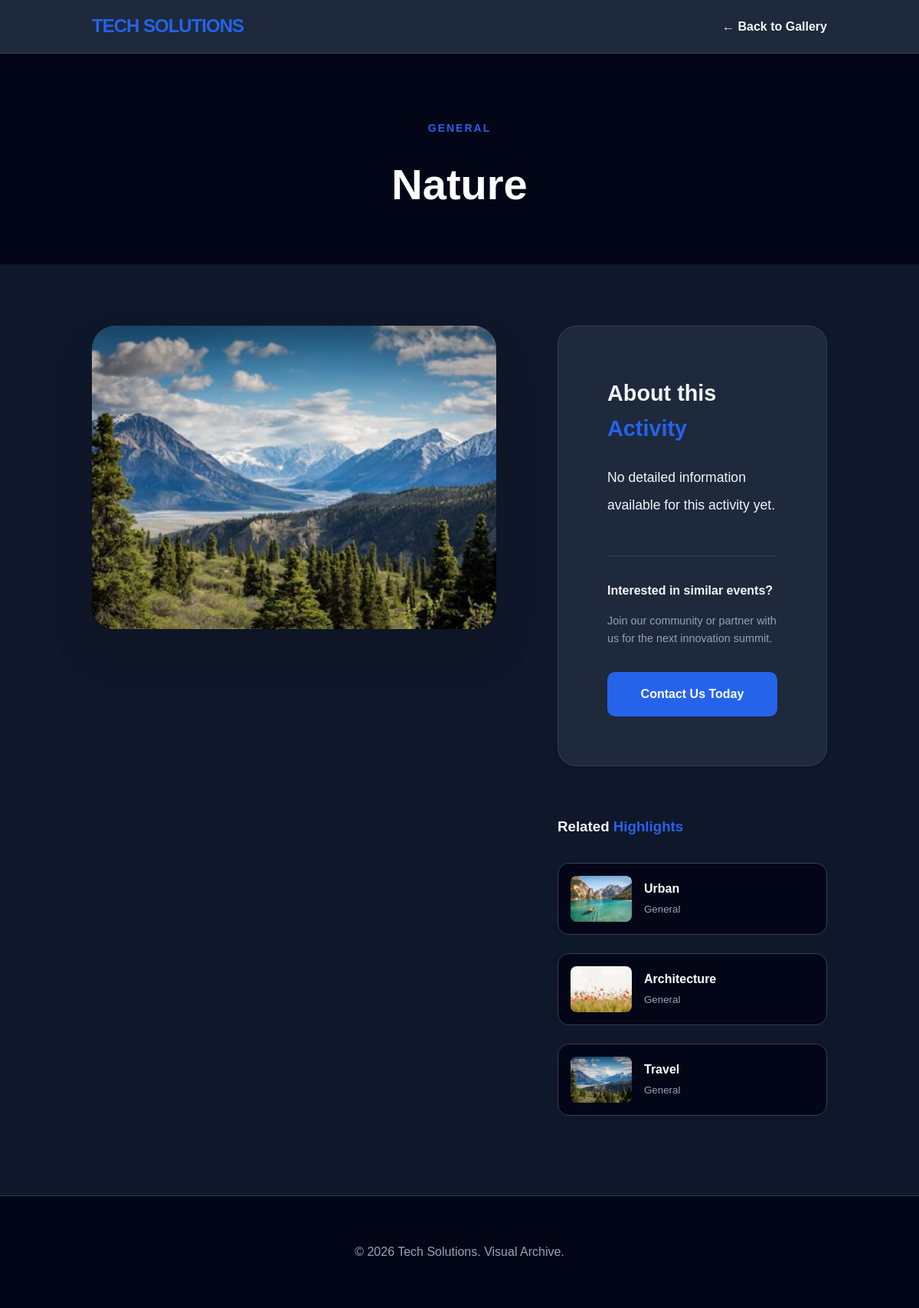
Page /gallery-detail.php?id=16 on the committed database.
### tables this page shows
CREATE TABLE `site_settings` (
  `id` int NOT NULL AUTO_INCREMENT,
  `setting_key` varchar(50) NOT NULL,
  `setting_value` text,
  `updated_at` timestamp NULL DEFAULT CURRENT_TIMESTAMP ON UPDATE CURRENT_TIMESTAMP,
  PRIMARY KEY (`id`),
  UNIQUE KEY `setting_key` (`setting_key`)
);

CREATE TABLE `galleries` (
  `id` int NOT NULL AUTO_INCREMENT,
  `title` varchar(255) DEFAULT NULL,
  `image_path` varchar(255) DEFAULT NULL,
  `category` varchar(100) DEFAULT NULL,
  `description` text,
  `created_at` timestamp NULL DEFAULT CURRENT_TIMESTAMP,
  PRIMARY KEY (`id`)
);

### includes/helpers.php (called while the page is built, shortened)
<?php
function get_setting($key, $default = '') {
    global $pdo;
    try {
        $stmt = $pdo->prepare("SELECT setting_value FROM site_settings WHERE setting_key = ?");
        $stmt->execute([$key]);
        $val = $stmt->fetchColumn();
        return $val !== false ? $val : $default;
    } catch (Exception $e) {
        return $default;
    }
}
?>

### gallery-detail.php (the view, shortened to what this page needs)
<?php
require_once 'config/database.php';
$id = $_GET['id'] ?? 0;
$stmt = $pdo->prepare("SELECT * FROM galleries WHERE id = ?");
$stmt->execute([$id]);
$item = $stmt->fetch();
$site_name = get_setting('site_name', 'SoftCo Tech');
$theme_mode = get_setting('theme_mode', 'light');
$related = $pdo->prepare("SELECT * FROM galleries WHERE category = ? AND id != ? LIMIT 3");
$related->execute([$item['category'], $id]);
$related_items = $related->fetchAll();
?>
<!DOCTYPE html>
<html lang="en" data-theme="<?= $theme_mode ?>">
<head>
    <link rel="stylesheet" href="https://cdnjs.cloudflare.com/ajax/libs/font-awesome/6.4.0/css/all.min.css">
    <link rel="stylesheet" href="assets/css/style.css">
</head>
<body class="bg-white">
    <nav style="position:fixed; width:100%; padding:20px 10%; background:var(--glass-bg); backdrop-filter:blur(10px); z-index:1000; display:flex; justify-content:space-between; align-items:center; border-bottom:1px solid var(--border);">
        <a href="index.php" class="logo" style="text-decoration:none; color:var(--primary); font-weight:900; font-size:1.5rem; letter-spacing:-1px;"><?= strtoupper($site_name) ?></a>
        <a href="index.php#gallery" style="text-decoration:none; color:var(--text-main); font-weight:700;">&larr; Back to Gallery</a>
    </nav>
    <header class="detail-header">
        <span style="color:var(--primary); font-weight:800; text-transform:uppercase; letter-spacing:2px; font-size:14px;"><?= htmlspecialchars($item['category']) ?></span>
        <h1 style="font-size:3.5rem; margin-top:1rem; color:var(--dark);"><?= htmlspecialchars($item['title']) ?></h1>
    </header>
    <section class="gallery-content">
        <div class="fade-up">
            <img src="<?= $item['image_path'] ?>" onerror="this.src='https://via.placeholder.com/1200x800?text=Highlight+Photo'" style="width:100%; border-radius:30px; box-shadow: 0 30px 60px rgba(0,0,0,0.1); margin-bottom:3rem;">
        </div>
        <div class="fade-up">
            <div class="card" style="padding:4rem; border-radius:24px;">
                <h3 style="margin-bottom:1.5rem; font-size:1.8rem;">About this <span class="accent-text">Activity</span></h3>
                <div style="line-height:2; color:var(--text-main); font-size:1.1rem;">
                    <?= nl2br(htmlspecialchars($item['description'] ?: 'No detailed information available for this activity yet.')) ?>
                </div>
                <div style="margin-top:3rem; padding-top:2rem; border-top:1px solid var(--border);">
                    <h4 style="margin-bottom:1rem;">Interested in similar events?</h4>
                    <p style="color:var(--text-muted); font-size:0.9rem; margin-bottom:2rem;">Join our community or partner with us for the next innovation summit.</p>
                    <a href="index.php#contact" class="btn btn-primary" style="width:100%; text-align:center;">Contact Us Today</a>
                </div>
            </div>
            <?php if ($related_items): ?>
            <div style="margin-top:4rem;">
                <h3 style="margin-bottom:2rem;">Related <span class="accent-text">Highlights</span></h3>
                <?php foreach ($related_items as $r): ?>
                <a href="gallery-detail.php?id=<?= $r['id'] ?>" style="display:flex; gap:1rem; align-items:center; text-decoration:none; margin-bottom:1.5rem; background:var(--bg-soft); padding:1rem; border-radius:15px; border:1px solid var(--border);">
                    <img src="<?= $r['image_path'] ?>" style="width:80px; height:60px; object-fit:cover; border-radius:8px;">
                    <div>
                        <h4 style="color:var(--dark); margin:0; font-size:1rem;"><?= htmlspecialchars($r['title']) ?></h4>
                        <small style="color:var(--text-muted);"><?= htmlspecialchars($r['category']) ?></small>
                    </div>
                </a>
                <?php endforeach; ?>
            </div>
            <?php endif; ?>
        </div>
    </section>
    <footer style="background:var(--bg-soft); padding:60px 10%; text-align:center; border-top:1px solid var(--border);">
        <p style="color:var(--text-muted);">&copy; <?= date('Y') ?> <?= $site_name ?>. Visual Archive.</p>
    </footer>
</body>
</html>

### assets/css/style.css (style rules this page uses)
:root { --primary: #2563eb; --secondary: #0ea5e9; --accent: #10b981; --bg-light: #ffffff; --bg-soft: #f1f5f9; --bg-slate: #e2e8f0; --bg-blue: #eff6ff; --bg-indigo: #eef2ff; --bg-emerald: #ecfdf5; --text-main: #0f172a; --text-muted: #475569; --dark: #020617; --glass-bg: rgba(255, 255, 255, 0.85); --border: #cbd5e1; --border-light: #e2e8f0; --font-main: 'Outfit', sans-serif; --gradient: linear-gradient(135deg, var(--primary), var(--secondary)); --shadow-sm: 0 1px 2px 0 rgba(0,0,0,0.05); --shadow-md: 0 4px 6px -1px rgba(0,0,0,0.08), 0 2px 4px -2px rgba(0,0,0,0.04); --shadow-lg: 0 20px 25px -5px rgba(0,0,0,0.1), 0 8px 10px -6px rgba(0,0,0,0.04); }
[data-theme="dark"] { --bg-light: #0f172a; --bg-soft: #020617; --text-main: #f1f5f9; --text-muted: #94a3b8; --dark: #ffffff; --glass-bg: rgba(15, 23, 42, 0.9); --border: #334155; --card-bg: #1e293b; --bg-slate: #1e293b; --bg-blue: #020617; --bg-indigo: #0f172a; --bg-emerald: #064e3b; }
[data-theme="dark"] .card, [data-theme="dark"] nav, [data-theme="dark"] .project-card { background: #1e293b !important; border-color: #334155 !important; }
* { margin: 0; padding: 0; box-sizing: border-box; }
body { font-family: var(--font-main); background-color: var(--bg-light); color: var(--text-main); line-height: 1.6; overflow-x: hidden; }
nav { position: fixed; top: 0; width: 100%; height: 70px; display: flex; justify-content: space-between; align-items: center; padding: 0 8%; z-index: 1000; backdrop-filter: blur(10px); background: rgba(255, 255, 255, 0.9); border-bottom: 1px solid var(--border); }
.logo { font-size: 1.5rem; font-weight: 800; color: var(--primary); letter-spacing: -1px; }
.btn { padding: 1rem 2.5rem; border-radius: 10px; font-weight: 700; text-decoration: none; transition: all 0.3s ease; display: inline-block; box-shadow: var(--shadow-sm); }
.btn-primary { background: var(--primary); color: white; }
section { padding: 120px 10%; }
.bg-white { background-color: var(--bg-light); }
.card { background: var(--bg-light); padding: 2.5rem; border-radius: 16px; border: 1px solid var(--border-light); box-shadow: var(--shadow-md); transition: all 0.4s cubic-bezier(0.23, 1, 0.32, 1); position: relative; overflow: hidden; }
.card::after { content: ''; position: absolute; bottom: 0; left: 0; width: 100%; height: 4px; background: var(--gradient); transform: scaleX(0); transition: transform 0.4s; }
.fade-up { opacity: 0; transform: translateY(50px); transition: all 1s cubic-bezier(0.23, 1, 0.32, 1) !important; }
.fade-up.aos-animate { opacity: 1; transform: translateY(0); }
.accent-text { color: var(--primary); }

### gallery-detail.php (style rules this page uses)
.detail-header { padding: 154px 10% 60px; background: var(--bg-soft); text-align: center; }
.gallery-content { padding: 80px 10%; display: grid; grid-template-columns: 1.5fr 1fr; gap: 5rem; align-items: start; }

### rows in the picture
site_settings: setting_value "TECH SOLUTIONS", setting_value "Tech Solutions"
galleries: category "GENERAL", title "Nature", image_path (placeholder picture), description "No detailed information available for this activity yet."
galleries: image_path (placeholder picture), title "Urban", category "General"
galleries: image_path (placeholder picture), title "Architecture", category "General"
galleries: image_path (placeholder picture), title "Travel", category "General"
